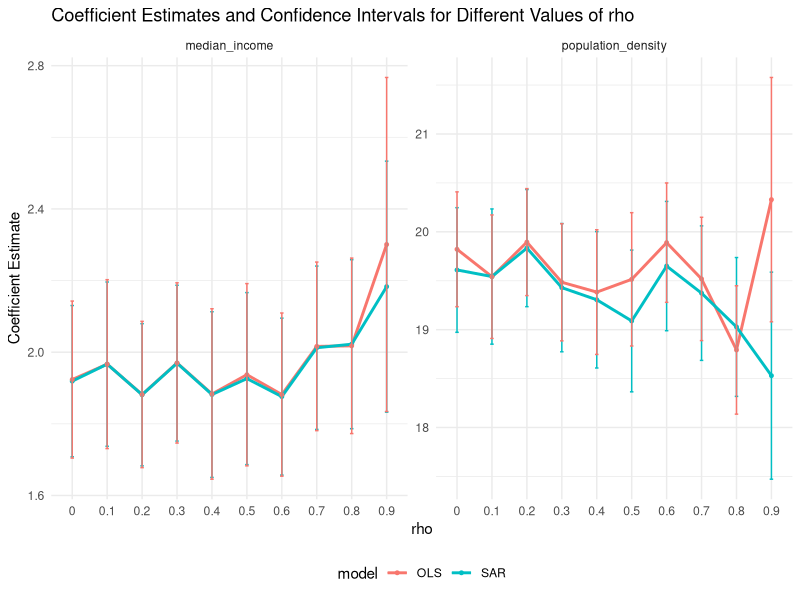
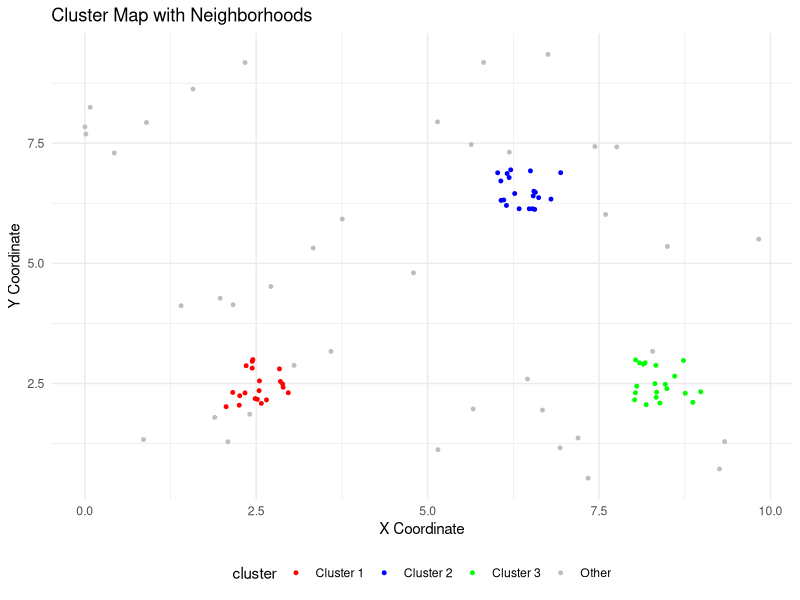

Write R code to recreate these figures, in order.
library(ggplot2)
library(spdep)
library(spatialreg)
library(Matrix)

set.seed(42)
n <- 100  # Number of neighborhoods

coords <- matrix(runif(n * 2, 0, 10), ncol = 2)

cluster_coords <- rbind(
  cbind(runif(20, 2, 3), runif(20, 2, 3)),
  cbind(runif(20, 6, 7), runif(20, 6, 7)),
  cbind(runif(20, 8, 9), runif(20, 2, 3))
)

coords <- rbind(coords[-(1:60), ], cluster_coords)

# Create spatial weight matrix
nb <- dnearneigh(coords, 0, 2)  # Neighbors within distance of 2 units
W <- nb2listw(nb, style = "W")  # Spatial weights list

# True coefficients
beta <- c(100000, 2, 3)

median_income <- rnorm(n, mean = 40000, sd = 10000)
population_density <- rnorm(n, mean = 3000, sd = 500)

cluster_indices <- (n - 59):n
median_income[cluster_indices] <- rnorm(60, mean = 50000, sd = 12000)
population_density[cluster_indices] <- rnorm(60, mean = 12000, sd = 300)

X <- cbind(1, median_income, population_density)

results <- data.frame(rho = numeric(), model = character(),
                      term = character(), estimate = numeric(), 
                      conf.low = numeric(), conf.high = numeric())

rho_values <- seq(0, 0.9, by = 0.1)

for (rho in rho_values) {
  I <- diag(n)
  W_matrix <- as(as_dgRMatrix_listw(W), "CsparseMatrix")
  e <- rnorm(n, mean = 0, sd = 10000)
  epsilon <- solve(I - rho * W_matrix) %*% e
  
  housing_prices <- as.vector(X %*% beta + epsilon)
  housing_prices[cluster_indices] <- housing_prices[cluster_indices] + 150000
  
  data <- data.frame(housing_prices, median_income, population_density)

  sar_model <- lagsarlm(housing_prices ~ median_income + population_density, 
                        data = data, listw = W, method = "Matrix", tol.solve = 1e-22)
  
  sar_coefs <- coef(summary(sar_model))
  sar_ci <- confint(sar_model)
  
  for (term in c("median_income", "population_density")) {
    results <- rbind(results, data.frame(rho = rho, model = "SAR",
                                         term = term, 
                                         estimate = sar_coefs[term, "Estimate"],
                                         conf.low = sar_ci[term, 1], 
                                         conf.high = sar_ci[term, 2]))
  }
  
  ols_model <- lm(housing_prices ~ median_income + population_density, data = data)
  
  ols_coefs <- coef(summary(ols_model))
  ols_ci <- confint(ols_model)
  
  for (term in c("median_income", "population_density")) {
    results <- rbind(results, data.frame(rho = rho, model = "OLS",
                                         term = term, 
                                         estimate = ols_coefs[term, "Estimate"],
                                         conf.low = ols_ci[term, 1], 
                                         conf.high = ols_ci[term, 2]))
  }
}

ggplot(results, aes(x = factor(rho), y = estimate, color = model)) +
  geom_line(aes(group = interaction(term, model)), size = 1) +
  geom_point(size = 1) +
  geom_errorbar(aes(ymin = conf.low, ymax = conf.high), width = 0.1) +
  facet_wrap(~ term, scales = "free_y") +
  labs(title = "Coefficient Estimates and Confidence Intervals for Different Values of rho",
       x = "rho", y = "Coefficient Estimate") +
  theme_minimal() +
  theme(legend.position = "bottom")

cluster_labels <- rep("Other", n)
cluster_labels[cluster_indices] <- rep(c("Cluster 1", "Cluster 2", "Cluster 3"), each = 20)

coords_df <- data.frame(coords, cluster = cluster_labels)
colnames(coords_df) <- c("x", "y", "cluster")

ggplot(coords_df, aes(x = x, y = y, color = cluster)) +
  geom_point(size = 1) +
  scale_color_manual(values = c("Other" = "grey", "Cluster 1" = "red", "Cluster 2" = "blue", "Cluster 3" = "green")) +
  labs(title = "Cluster Map with Neighborhoods",
       x = "X Coordinate", y = "Y Coordinate") +
  theme_minimal() +
  theme(legend.position = "bottom")
